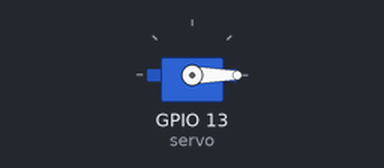
Bench run of a program on a simulated Raspberry Pi (BCM pin numbers). On the bench: servo. Servo angles are drawn from the pulse width (0.5 ms = 0°, 2.5 ms = 180°).

Above: at 0.1 s.
At 9.1 s:
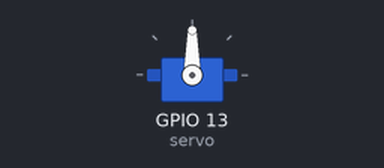
At 18.1 s:
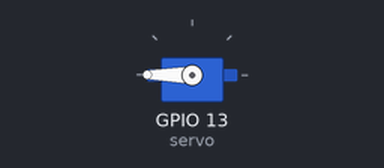
At 36.1 s:
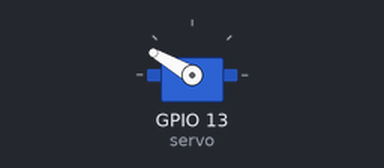
Timing chart, 0 to 40.0 s (numbered marks = the images above):
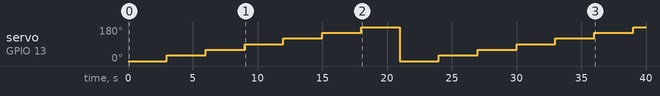

Measured:
- by itself, servo on GPIO 13 (servo): 0° → 30° at 3.0 s, → 60° 3.0 s later, → 90° 3.0 s later, → 120° 3.0 s later, … (13 changes in this stretch)

The program:

servo_270.py
```python
from time import sleep
from gpiozero import AngularServo
myGPIO=13

Servo_min_angle = 0
Servo_max_angle = 270
maxPW=2.5/1000
minPW=0.5/1000

servo = AngularServo(myGPIO,min_pulse_width=minPW,max_pulse_width=maxPW,min_angle=Servo_min_angle, max_angle=Servo_max_angle)

while True:
    servo.angle = 0
    sleep(3)
    servo.angle = 45
    sleep(3)
    servo.angle = 90
    sleep(3)
    servo.angle = 135
    sleep(3)
    servo.angle = 180
    sleep(3)
    servo.angle = 225
    sleep(3)
    servo.angle = 270
    sleep(3)
```
